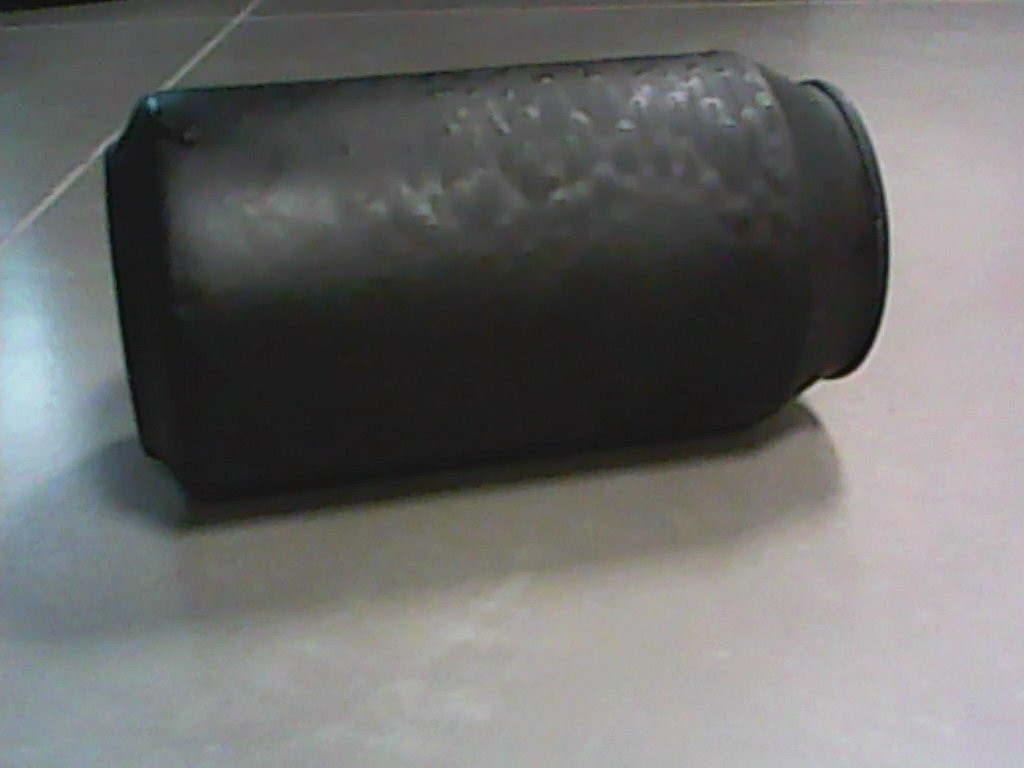
#> input picture WIN_20170322_18_30_36_Pro.jpg, 1024 x 768 px, given in place of the camera
$ python test2.py   (older library calls are emulated)
#> lines starting #> are read from the running program, lines starting #| are printed output that depends on the picture; after the words box and inside, x2 and y2 are one past the last pixel; in counts of white or black regions, pixels touching at a corner belong together
#> further down, frame is the input picture: shape (768, 1024, 3); mean B, G, R 108.4, 109.5, 109.1
from __future__ import division
import cv2
#to show the image
from matplotlib import pyplot as plt
import numpy as np
from math import cos, sin


video_capture = cv2.VideoCapture(1)
video_capture.set(cv2.CAP_PROP_FRAME_WIDTH, 100);
video_capture.set(cv2.CAP_PROP_FRAME_HEIGHT, 100);

anterior = 0

green = (0, 255, 0)

# [6 lines left out: function show, not called in this run]

def overlay_mask(mask, image):
	#make the mask rgb
    rgb_mask = cv2.cvtColor(mask, cv2.COLOR_GRAY2RGB)
    #calculates the weightes sum of two arrays. in our case image arrays
    #input, how much to weight each.
    #optional depth value set to 0 no need
    img = cv2.addWeighted(rgb_mask, 0.5, image, 0.5, 0)
    return img

def find_biggest_contour(image):
    # Copy
    image = image.copy()
    #input, gives all the contours, contour approximation compresses horizontal,
    #vertical, and diagonal segments and leaves only their end points. For example,
    #an up-right rectangular contour is encoded with 4 points.
    #Optional output vector, containing information about the image topology.
    #It has as many elements as the number of contours.
    #we dont need it

    image, contours, hierarchy = cv2.findContours(image, cv2.RETR_LIST, cv2.CHAIN_APPROX_SIMPLE)

    # Isolate largest contour
    contour_sizes = [(cv2.contourArea(contour), contour) for contour in contours]

    if len(contour_sizes) > 0:
        biggest_contour = max(contour_sizes, key=lambda x: x[0])[1]

        mask = np.zeros(image.shape, np.uint8)
        cv2.drawContours(mask, [biggest_contour], -1, 255, -1)
        return biggest_contour, mask

    else:
        return 0,0

def find_contours(image):
    image = image.copy()

    image, contours, hierarchy = cv2.findContours(image, cv2.RETR_LIST, cv2.CHAIN_APPROX_SIMPLE)
    return contours

def circle_contour(image, contour):
    # Bounding ellipse
    image_with_ellipse = image.copy()

    ellipse = cv2.fitEllipse(contour)
    #add it
    cv2.ellipse(image_with_ellipse, ellipse, green, 2, cv2.LINE_AA)
    return image_with_ellipse

def find_strawberry(image):
    #RGB stands for Red Green Blue. Most often, an RGB color is stored
    #in a structure or unsigned integer with Blue occupying the least
    #significant “area” (a byte in 32-bit and 24-bit formats), Green the
    #second least, and Red the third least. BGR is the same, except the
    #order of areas is reversed. Red occupies the least significant area,
    # Green the second (still), and Blue the third.
    # we'll be manipulating pixels directly
    #most compatible for the transofrmations we're about to do
    image = cv2.cvtColor(image, cv2.COLOR_BGR2RGB)

    # Make a consistent size
    #get largest dimension
    max_dimension = max(image.shape)
    #The maximum window size is 700 by 660 pixels. make it fit in that
    scale = 700/max_dimension
    #resize it. same width and hieght none since output is 'image'.
    image = cv2.resize(image, None, fx=scale, fy=scale)
#> image: shape (525, 700, 3)

    #we want to eliminate noise from our image. clean. smooth colors without
    #dots
    # Blurs an image using a Gaussian filter. input, kernel size, how much to filter, empty)
    image_blur = cv2.GaussianBlur(image, (7, 7), 0)
    #t unlike RGB, HSV separates luma, or the image intensity, from
    # chroma or the color information.
    #just want to focus on color, segmentation
    image_blur_hsv = cv2.cvtColor(image_blur, cv2.COLOR_RGB2HSV)
#> image_blur_hsv: shape (525, 700, 3); mean H, S, V 72.3, 19.3, 112.6

    # Filter by colour
    # 0-10 hue
    #minimum red amount, max red amount
    min_red = np.array([0,0,0])
    max_red = np.array([256,256,65])
    #layer
    mask1 = cv2.inRange(image_blur_hsv, min_red, max_red)
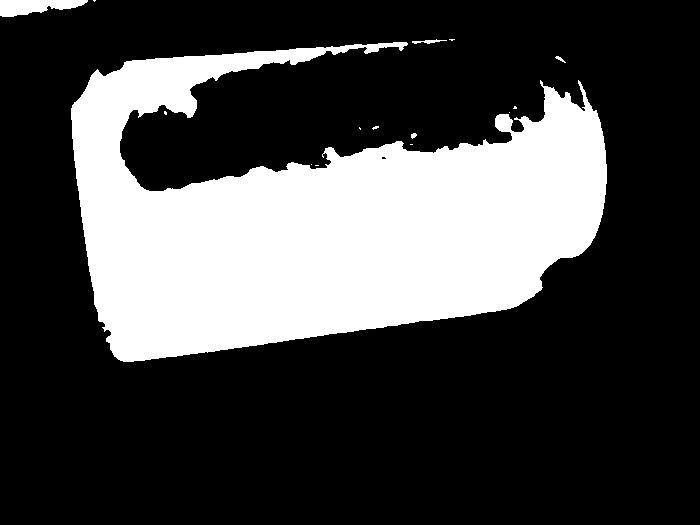
#> mask1: shape (525, 700); 27.5% white; 15 white regions (10 under 20 px), largest, box (x1, y1, x2, y2) and area: (71, 42, 607, 362) 99869, (0, 0, 88, 17) 990, (412, 39, 447, 44) 77, (555, 56, 566, 63) 29, (411, 133, 417, 139) 25

    #birghtness of a color is hue
    # 170-180 hue
    min_red2 = np.array([0,0,0])
    max_red2 = np.array([256, 256, 65])
    mask2 = cv2.inRange(image_blur_hsv, min_red2, max_red2)

    #looking for what is in both ranges
    # Combine masks
    mask = mask1 + mask2

    # Clean up
    #we want to circle our strawberry so we'll circle it with an ellipse
    #with a shape of 15x15
    kernel = cv2.getStructuringElement(cv2.MORPH_ELLIPSE, (15, 15))
    #morph the image. closing operation Dilation followed by Erosion.
    #It is useful in closing small holes inside the foreground objects,
    #or small black points on the object.
    mask_closed = cv2.morphologyEx(mask, cv2.MORPH_CLOSE, kernel)
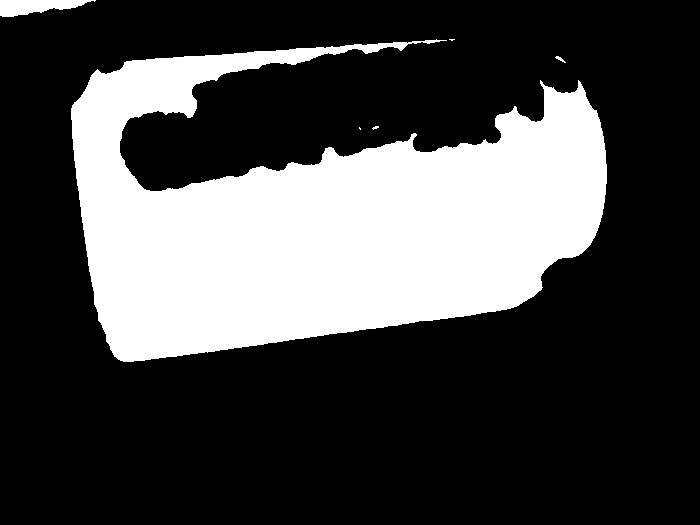
#> mask_closed: shape (525, 700); values 0 (black) and 254 (white), 27.8% white; 6 white regions (3 under 20 px), largest, box (x1, y1, x2, y2) and area: (71, 39, 607, 362) 101261, (0, 0, 96, 17) 1015, (555, 56, 566, 63) 29
    #erosion followed by dilation. It is useful in removing noise
    mask_clean = cv2.morphologyEx(mask_closed, cv2.MORPH_OPEN, kernel)
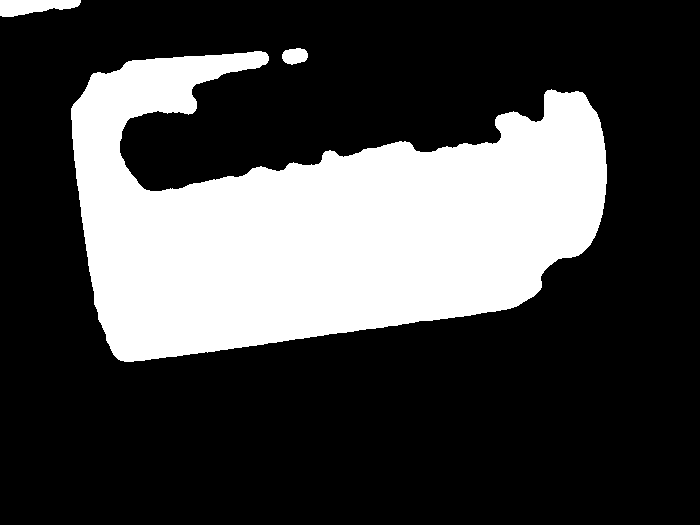
#> mask_clean: shape (525, 700); values 0 (black) and 254 (white), 27.4% white; 3 white regions

    # Find biggest strawberry
    #get back list of segmented strawberries and an outline for the biggest one
    big_strawberry_contour, mask_strawberries = find_biggest_contour(mask_clean)
#> in find_biggest_contour, `image, contours, hierarchy = cv2.findContours(image, cv2.RETR_LIST, cv..`: contours = 3 contours; box (x1, y1, x2, y2) and area: (71, 51, 607, 362) 98636, (0, 0, 81, 17) 874, (282, 48, 308, 65) 307
#> in find_biggest_contour, `contour_sizes = [(cv2.contourArea(contour), contour) for contour in co..`: contour_sizes = 3 items
#> in find_biggest_contour, `biggest_contour = max(contour_sizes, key=lambda x: x[0])[1]`: biggest_contour = contour of 720 points, box (x1, y1, x2, y2) (71, 51, 607, 362), area 98636
#> in find_biggest_contour, `cv2.drawContours(mask, [biggest_contour], -1, 255, -1)`:
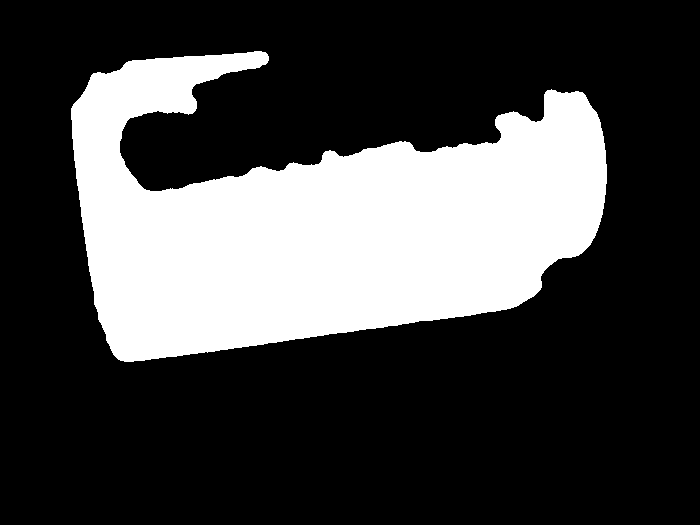
#> mask: shape (525, 700); 27.1% white; 1 white region
#> big_strawberry_contour has the same summary as biggest_contour in find_biggest_contour

    contours = find_contours(mask_clean)

    # Overlay cleaned mask on image
    # overlay mask on image, strawberry now segmented
    #overlay = image
    overlay = overlay_mask(mask_clean, image)
#> in overlay_mask, `img = cv2.addWeighted(rgb_mask, 0.5, image, 0.5, 0)`:
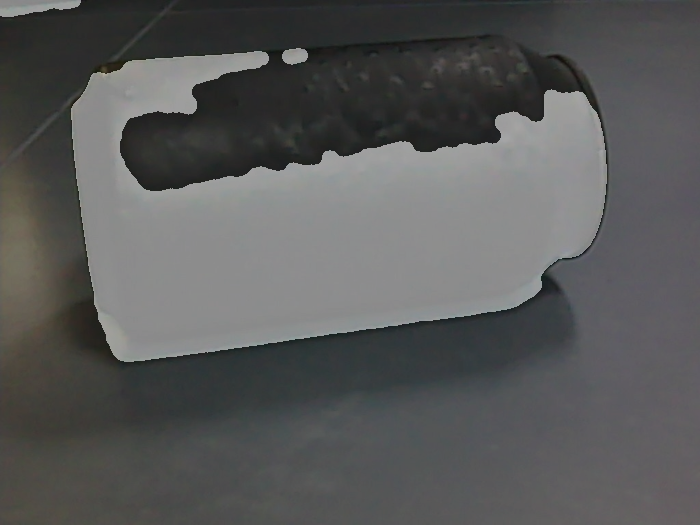
#> img: shape (525, 700, 3); mean B, G, R 89.4, 89.6, 89


    # Circle biggest strawberry
    #circle the biggest one

    if (type(big_strawberry_contour) == int):
        bgr = cv2.cvtColor(image, cv2.COLOR_RGB2BGR)

    else:
        circled = circle_contour(overlay, big_strawberry_contour)
#> in circle_contour, `ellipse = cv2.fitEllipse(contour)`: ellipse = ((317.6, 207.4), (305.4, 553.1), 86.25)
#> in circle_contour, `cv2.ellipse(image_with_ellipse, ellipse, green, 2, cv2.LINE_AA)`:
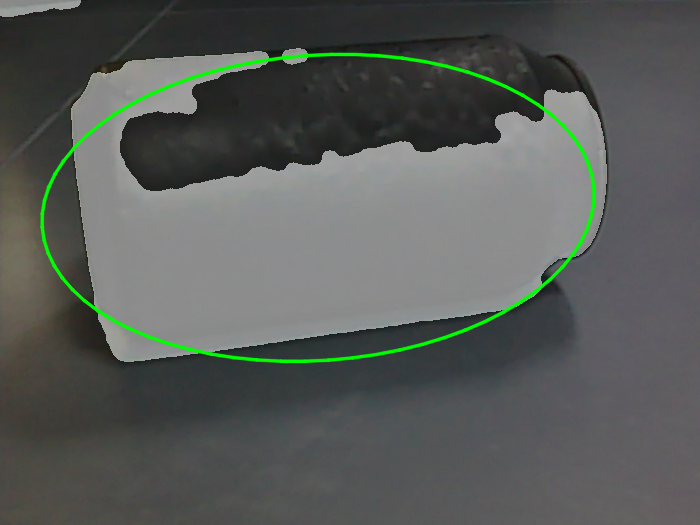
#> image_with_ellipse: shape (525, 700, 3); 1.8% of pixels changed, all inside (x1, y1, x2, y2) = (39, 52, 597, 364)
        #show(circled)

        #we're done, convert back to original color scheme
        bgr = cv2.cvtColor(circled, cv2.COLOR_RGB2BGR)
        image_with_com = bgr.copy()

        for contour in contours:
            moments = cv2.moments(contour)
            centre_of_mass = int(moments['m10'] / moments['m00']), int(moments['m01'] / moments['m00'])
            cv2.circle(image_with_com, centre_of_mass, 10, (0, 255, 0), -1, cv2.LINE_AA)
#> this loop made 3 passes
#> centre_of_mass on passes 1 to 3: (323, 224), (294, 55), (32, 6)
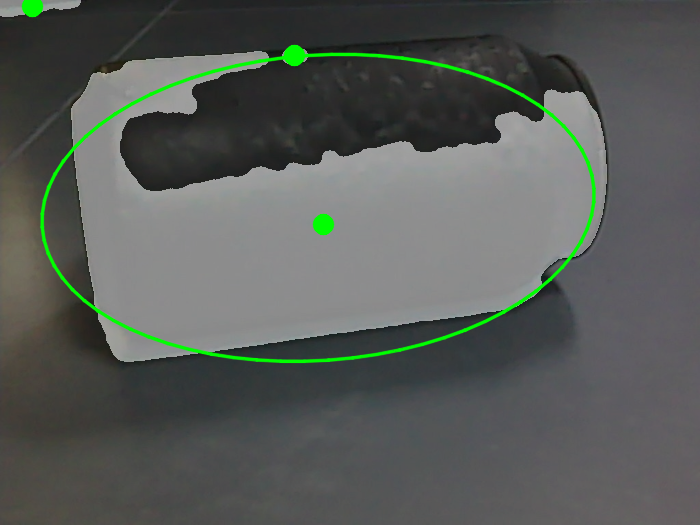
#> image_with_com: shape (525, 700, 3); mean R, G, B 87.5, 91.9, 87.8

        bgr = image_with_com

    return bgr

#main program

while True:
    if not video_capture.isOpened():
        print('Unable to load camera.')
        sleep(5)
        pass


    #capture the frame
    ret, frame = video_capture.read()
    result =find_strawberry(frame)

    if cv2.waitKey(1) & 0xFF == ord('q'):
#> (key q is pressed here)
        break;

    cv2.imshow('Video', result)

video_capture.release()
cv2.destroyAllWindows()

#read the image
#image = cv2.imread('berry.jpg')
#detect it
#result = find_strawberry(image)
#write the new image
#cv2.imwrite('berry3.jpg', result)

$ run again, on WIN_20170322_18_39_34_Pro.jpg
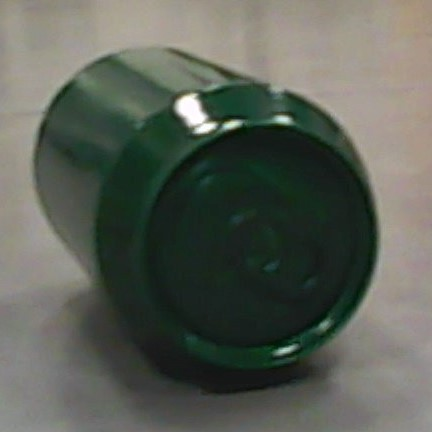
#> input picture WIN_20170322_18_39_34_Pro.jpg, 432 x 432 px, given in place of the camera
#> frame is the input picture: shape (432, 432, 3); mean B, G, R 87.2, 96.5, 91.9
#> image_blur_hsv: shape (700, 700, 3); mean H, S, V 47.1, 52.7, 99.1
#> in find_strawberry, `mask1 = cv2.inRange(image_blur_hsv, min_red, max_red)`:
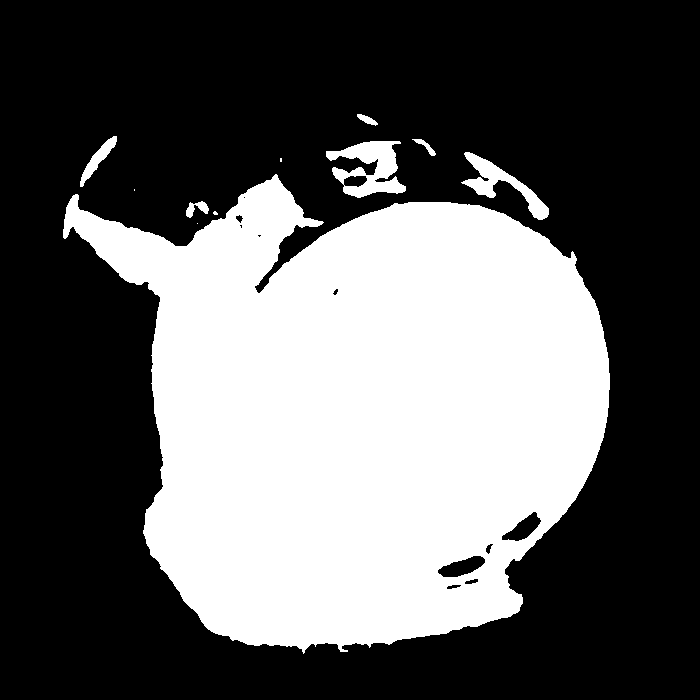
#> mask1: shape (700, 700); 37% white; 11 white regions (4 under 20 px), largest, box (x1, y1, x2, y2) and area: (63, 174, 610, 654) 176210, (326, 141, 406, 198) 2410, (461, 152, 549, 220) 1623
#> mask_closed: shape (700, 700); values 0 (black) and 254 (white), 37.6% white; 7 white regions (3 under 20 px), largest, box (x1, y1, x2, y2) and area: (63, 141, 610, 654) 183458, (80, 136, 117, 189) 527, (412, 139, 436, 156) 121, (357, 114, 378, 126) 118
#> mask_clean: shape (700, 700); values 0 (black) and 254 (white), 37.1% white; 3 white regions
#> in find_biggest_contour, `image, contours, hierarchy = cv2.findContours(image, cv2.RETR_LIST, cv..`: contours = 4 contours; box (x1, y1, x2, y2) and area: (64, 158, 610, 650) 177982, (330, 141, 400, 198) 2950, (447, 558, 475, 578) 364, (528, 198, 549, 220) 292
#> contour_sizes = 4 items
#> biggest_contour = contour of 905 points, box (x1, y1, x2, y2) (64, 158, 610, 650), area 177982
#> big_strawberry_contour has the same summary as biggest_contour in find_biggest_contour
#> rgb_mask: shape (700, 700, 3); values 0 (black) and 254 (white), 37.1% white; 3 white regions, box (x1, y1, x2, y2) and area: (64, 158, 610, 650) 178610, (330, 141, 400, 198) 3051, (528, 198, 549, 220) 321
#> ellipse = ((340.7, 405.5), (472.6, 554.9), 92.49)
#> image_with_ellipse: shape (700, 700, 3); mean B, G, R 92, 97.1, 89.7
#> the loop in find_strawberry, `for contour in contours:` made 4 passes
#> centre_of_mass on passes 1 to 4: (460, 567), (537, 208), (360, 411), (366, 168)
#> after the loop in find_strawberry, `for contour in contours:`:
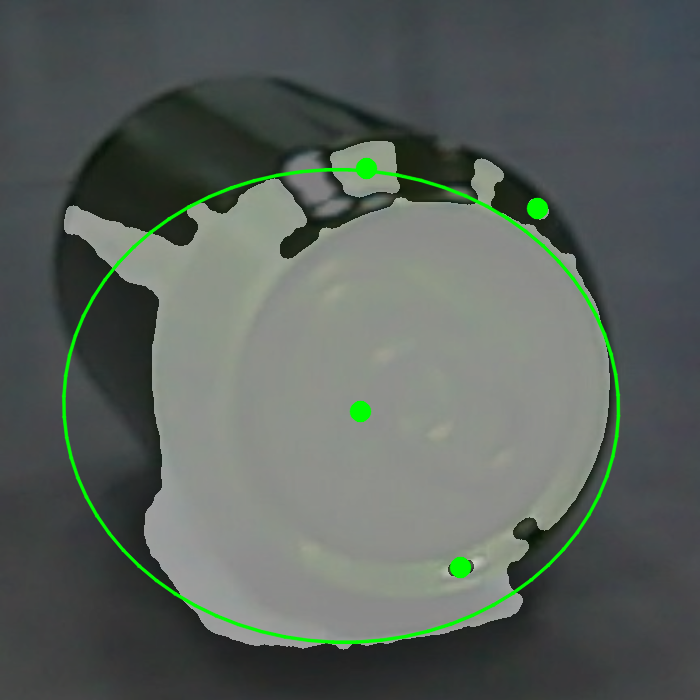
#> image_with_com: shape (700, 700, 3); mean R, G, B 89.3, 97.4, 91.7

$ run again, on WIN_20170322_18_39_46_Pro.jpg.resized.jpg
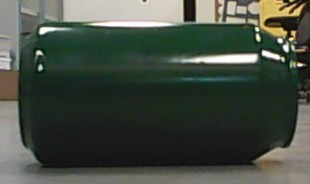
#> input picture WIN_20170322_18_39_46_Pro.jpg.resized.jpg, 310 x 184 px, given in place of the camera
#> frame is the input picture: shape (184, 310, 3); mean B, G, R 66.6, 76.7, 69.3
#> image_blur_hsv: shape (415, 700, 3); mean H, S, V 54.6, 57.9, 78.2
#> in find_strawberry, `mask1 = cv2.inRange(image_blur_hsv, min_red, max_red)`:
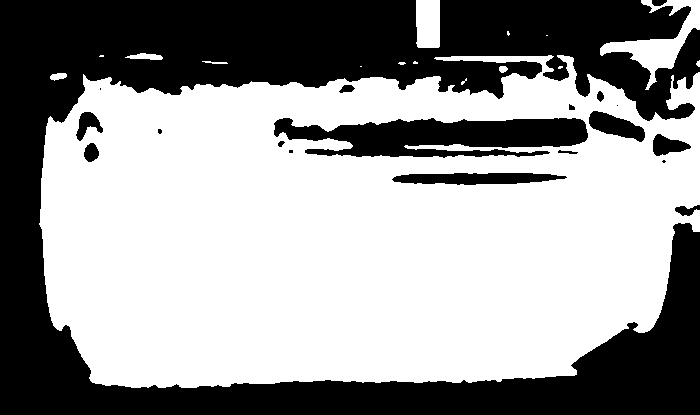
#> mask1: shape (415, 700); 60% white; 19 black regions (5 under 20 px), largest, box (x1, y1, x2, y2) and area: (0, 0, 700, 415) 103503, (274, 118, 588, 158) 8590, (392, 173, 567, 185) 1576
#> mask_closed: shape (415, 700); values 0 (black) and 254 (white), 62.4% white; 9 black regions, largest, box (x1, y1, x2, y2) and area: (0, 0, 700, 415) 84865, (439, 0, 683, 120) 15001, (334, 118, 588, 157) 6708
#> mask_clean: shape (415, 700); values 0 (black) and 254 (white), 61.6% white; 2 black regions
#> in find_biggest_contour, `image, contours, hierarchy = cv2.findContours(image, cv2.RETR_LIST, cv..`: contours = 5 contours; box (x1, y1, x2, y2) and area: (40, 55, 700, 388) 174628, (625, 38, 681, 71) 1282, (416, 0, 440, 50) 1056, (644, 0, 700, 31) 874, (652, 135, 674, 156) 324
#> contour_sizes = 5 items
#> biggest_contour = contour of 977 points, box (x1, y1, x2, y2) (40, 55, 700, 388), area 174628
#> big_strawberry_contour has the same summary as biggest_contour in find_biggest_contour
#> rgb_mask: shape (415, 700, 3); values 0 (black) and 254 (white), 61.6% white; 2 black regions, box (x1, y1, x2, y2) and area: (0, 0, 700, 415) 111130, (653, 136, 673, 155) 296
#> ellipse = ((349, 231.5), (317.9, 792.6), 87.95)
#> image_with_ellipse: shape (415, 700, 3); mean B, G, R 111.3, 119.3, 110
#> the loop in find_strawberry, `for contour in contours:` made 5 passes
#> centre_of_mass on passes 1 to 5: (661, 145), (357, 231), (653, 52), (679, 10), (427, 23)
#> after the loop in find_strawberry, `for contour in contours:`:
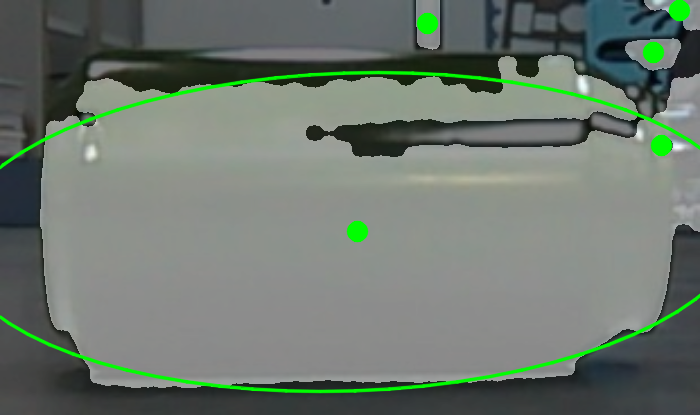
#> image_with_com: shape (415, 700, 3); mean R, G, B 109.2, 120, 110.6
